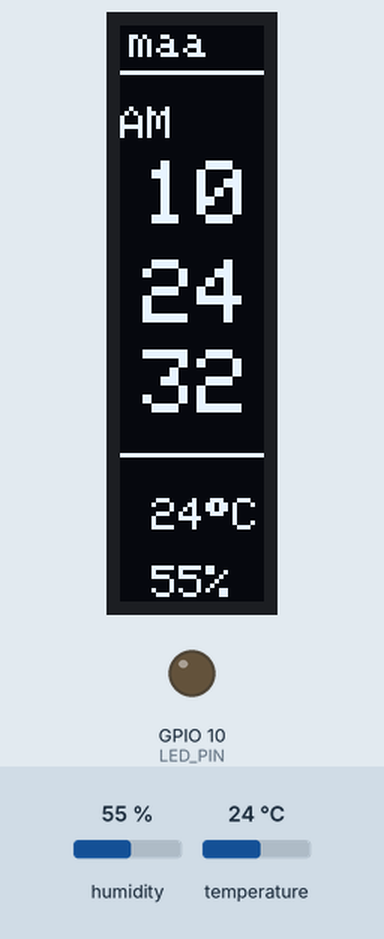
Recording of a sketch running on a simulated ESP32-C3. On the bench: 32×128 one-colour display, output pins drawn as LEDs (lit = HIGH). The test bench sets the inputs (shaded band); at power-on: humidity 55 %, temperature 24 °C. WiFi joins after 1.5 s; servers stay silent unless stated; network time is answered at once with the bench clock; the local clock reads 2024-03-15 10:24:30 at power-on unless the sketch sets it; what the sketch prints to the serial monitor is not drawn.

Above: at 2.7 s.
2.8 s: humidity set to 22 %
At 3.9 s:
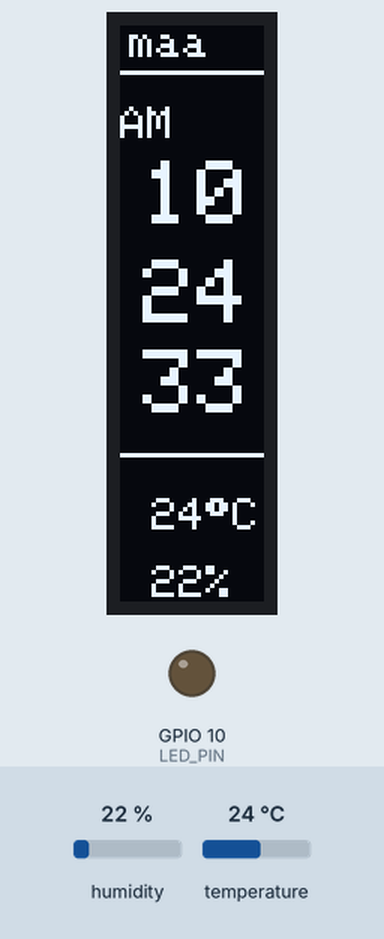
4.6 s: temperature set to 12 °C
At 5.7 s:
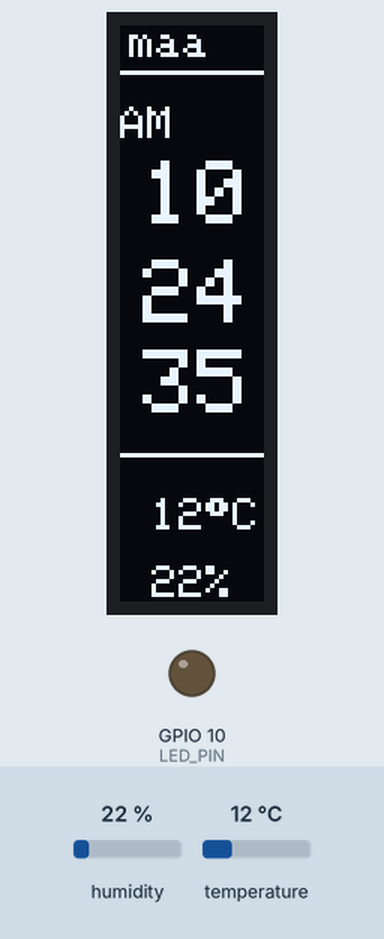
6.7 s: humidity set to 40 %
At 7.9 s:
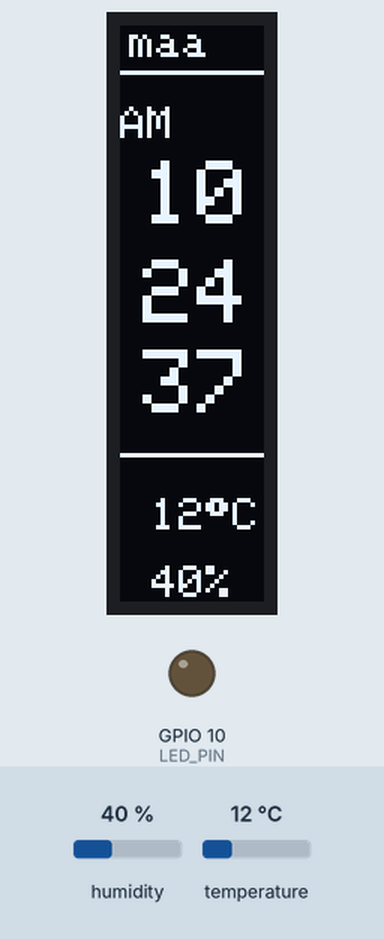
8.7 s: temperature set to 19 °C
At 11.1 s:
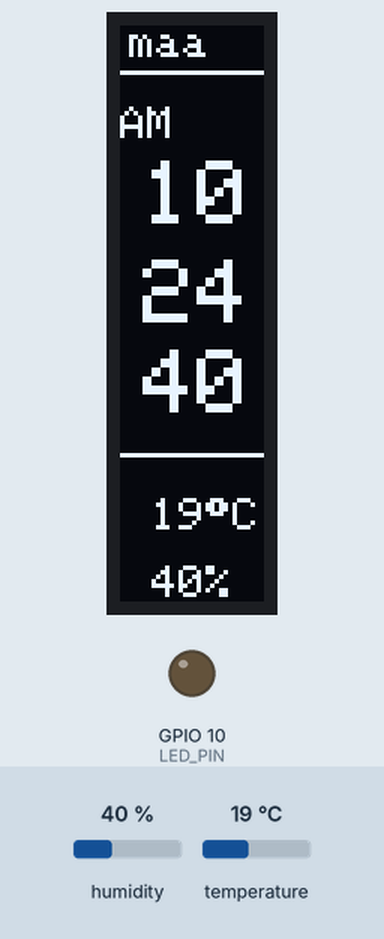
Timing chart, 0 to 11.8 s (numbered marks = the images above; inputs shaded):
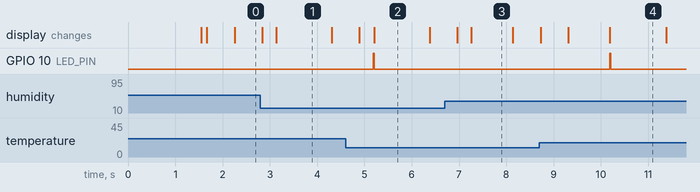

Measured:
- what the display in image 1 shows lasts 1.2 s, from 3.1 s to 4.3 s
- what the display in image 3 shows lasts 0.8 s, from 7.3 s to 8.1 s

The sketch:

OrbitClock.ino
```cpp
#include <WiFi.h>
#include <Wire.h>
#include <Adafruit_GFX.h>
#include <Adafruit_SSD1306.h>
#include <Adafruit_SHTC3.h>
#include <NTPClient.h>
#include <WiFiUdp.h>

// ===== WiFi info =====
const char* ssid     = "Airtel_vija_6103";
const char* password = "air36175";

// ===== OLED setup =====
#define SCREEN_WIDTH 128
#define SCREEN_HEIGHT 32
Adafruit_SSD1306 display(SCREEN_WIDTH, SCREEN_HEIGHT, &Wire, -1);

// ===== SHTC3 setup =====
Adafruit_SHTC3 shtc3 = Adafruit_SHTC3();

// ===== NTP setup =====
WiFiUDP ntpUDP;
NTPClient timeClient(ntpUDP, "pool.ntp.org", 19800, 60000); // IST: UTC+5:30

// ===== Pins =====
#define LED_PIN 10   // Built-in LED on ESP32-C3

// LED
unsigned long lastBlink = 0;

void setup() {
  Serial.begin(115200);
  Wire.begin();  // Default I2C pins for ESP32-C3

  // WiFi
  WiFi.begin(ssid, password);
  while (WiFi.status() != WL_CONNECTED) {
    delay(500);
    Serial.print(".");
  }
  Serial.println("\nWiFi connected!");

  // OLED init
  if (!display.begin(SSD1306_SWITCHCAPVCC, 0x3C)) {
    Serial.println(F("SSD1306 allocation failed"));
    for (;;);
  }
  display.clearDisplay();
  display.setRotation(1);
  display.display();

  // SHTC3 init
  if (!shtc3.begin()) {
    Serial.println("Couldn't find SHTC3");
    while (1) delay(1);
  }

  // NTP init
  timeClient.begin();

  // LED init
  pinMode(LED_PIN, OUTPUT);
  digitalWrite(LED_PIN, LOW);
}

void loop() {
  timeClient.update();

  int hours = timeClient.getHours();
  int minutes = timeClient.getMinutes();
  int seconds = timeClient.getSeconds();

  // AM/PM
  bool isPM = false;
  if (hours >= 12) {
    isPM = true;
    if (hours > 12) hours -= 12;
  }
  if (hours == 0) hours = 12;

  // Read sensor
  sensors_event_t humidity, temp;
  shtc3.getEvent(&humidity, &temp);
  float tempC = temp.temperature;
  float hum   = humidity.relative_humidity;

  // Format strings
  char hStr[3], mStr[3], sStr[3];
  sprintf(hStr, "%02d", hours);
  sprintf(mStr, "%02d", minutes);
  sprintf(sStr, "%02d", seconds);

  // ===== OLED =====
  display.clearDisplay();
  display.setTextColor(SSD1306_WHITE);

  // Header - Small "maa" text
  display.setTextSize(1);
  display.setCursor(2, 0);
  display.println("maa");
  display.setCursor(60, 10);
  display.println(isPM ? "PM" : "AM");
  display.drawLine(0, 10, 128, 10, SSD1306_WHITE);

  // hh
  display.setTextSize(2);
  display.setCursor(5, 30);
  display.println(hStr);

  // mm
  display.setTextSize(2);
  display.setCursor(5, 52);
  display.println(mStr);

  // ss
  display.setTextSize(2);
  display.setCursor(5, 72);
  display.println(sStr);

  // --------
  display.drawLine(0, 95, 128, 95, SSD1306_WHITE);

  // Temperature & Humidity (moved 2mm right)
  display.setTextSize(1);
  display.setCursor(7, 105);
  display.print((int)tempC);
  display.print((char)247); // degree symbol
  display.print("C");
  display.setCursor(7, 120);
  display.print((int)hum);
  display.print("%");

  display.display();

  // ===== LED =====
  unsigned long now = millis();
  if (now - lastBlink >= 5000) {  // every 5 seconds
    digitalWrite(LED_PIN, HIGH);
    delay(20);                    // on for 20 ms
    digitalWrite(LED_PIN, LOW);
    lastBlink = now;

    // Serial output for debugging
    Serial.print("Time: ");
    Serial.print(hStr);
    Serial.print(":");
    Serial.print(mStr);
    Serial.print(":");
    Serial.print(sStr);
    Serial.print(isPM ? " PM" : " AM");
    Serial.print(" | Temp: ");
    Serial.print(tempC);
    Serial.print("°C | Hum: ");
    Serial.print(hum);
    Serial.println("%");
  }

  delay(200); // reduce CPU load
}
```
